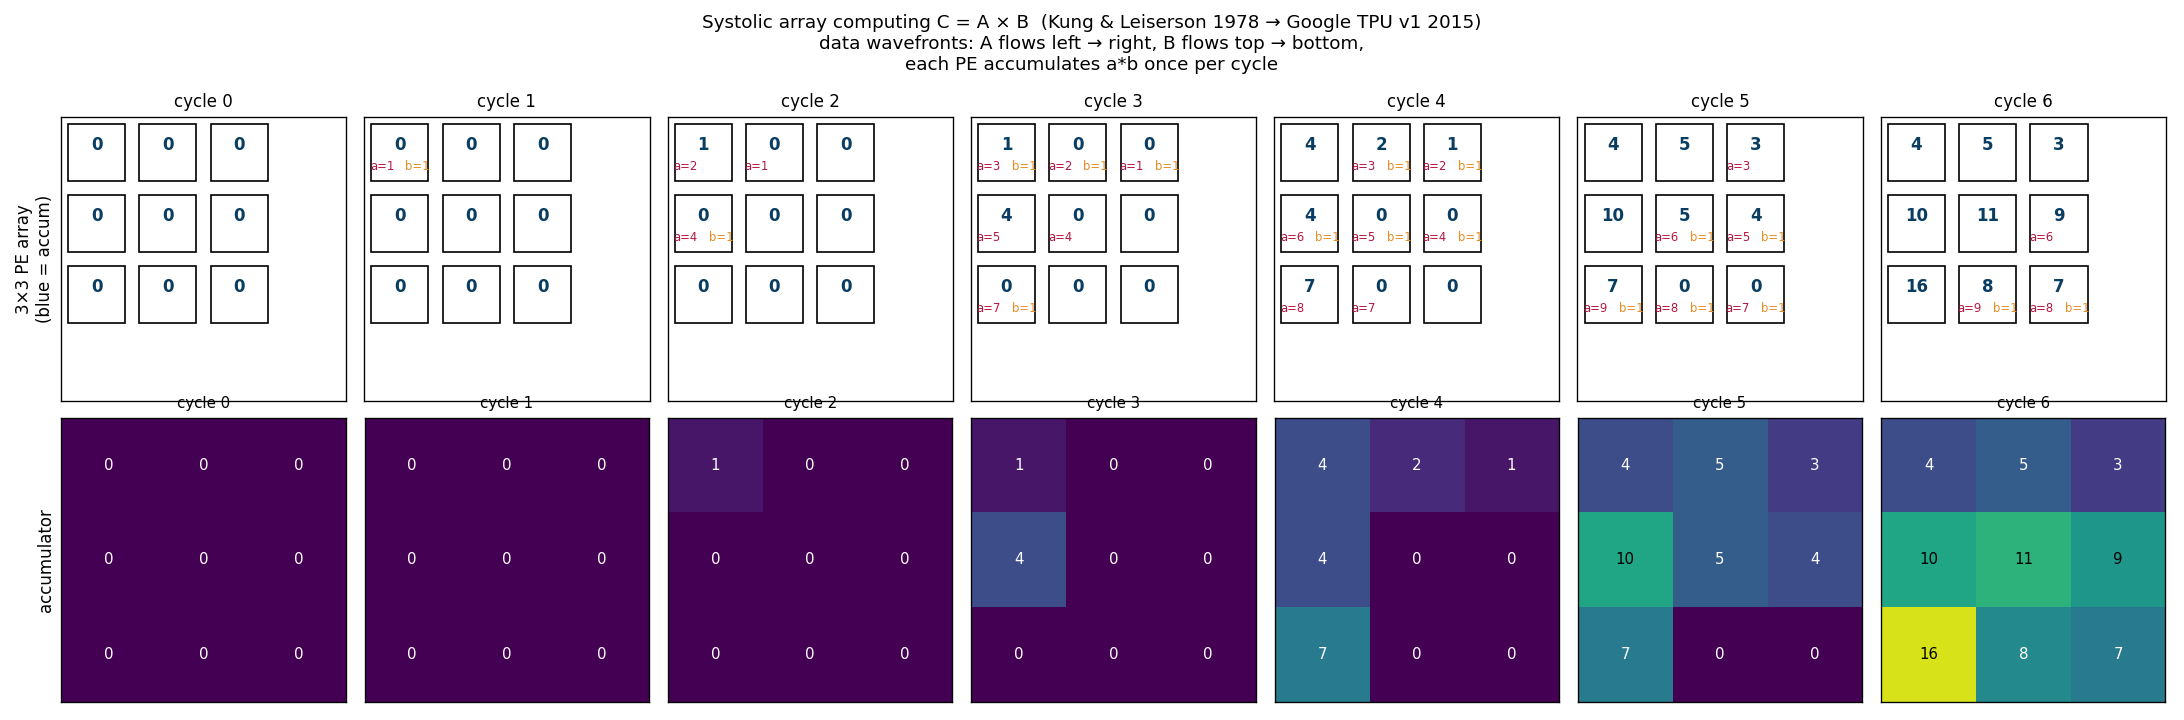

Write Python code to recreate this figure.
"""
Chapter 7.3 - The systolic array: how Google's TPU computes 65,536 MACs in parallel.

Phenomenon
----------
H.T. Kung & Charles Leiserson published "Systolic Arrays for VLSI" in 1978.
The idea: arrange a grid of simple processing elements (PEs), each
multiplying-and-accumulating; the data flows through them like blood
through a heart (hence "systolic").  Result: a matrix multiply
in O(n) time on n^2 PEs, with each datum read from memory exactly once.

40 years later, Google built the TPU v1 (2015, deployed 2016) around a
256x256 systolic array of int8 multiply-accumulators — the same idea Kung
described, scaled up.  This is the central engine of every Transformer
inference at Google.

We compute C = A x B (3x3) on a 3x3 systolic array, snapshot every cycle,
verify the result against torch.matmul, and visualize the data wavefronts.
"""
import numpy as np
import torch
import matplotlib.pyplot as plt
import os

torch.set_default_dtype(torch.float32)

# ---------- 3x3 matrices ----------
N = 3
A = torch.tensor([[1., 2., 3.],
                  [4., 5., 6.],
                  [7., 8., 9.]])
B = torch.tensor([[1., 0., 1.],
                  [0., 1., 1.],
                  [1., 1., 0.]])

# ---------- Systolic schedule ----------
# A streams in from the left, one row at a time, with a staggered delay so that
# row i enters i cycles late.  B streams in from the top, one column at a time,
# similarly staggered.  Each PE accumulates a*b every cycle.
n_cycles = 3 * N - 2
A_in = torch.zeros((N, n_cycles))   # A_in[i, t] = element fed into row i at cycle t
B_in = torch.zeros((N, n_cycles))   # B_in[j, t] = element fed into column j at cycle t

for i in range(N):
    for k in range(N):
        A_in[i, i + k] = A[i, k]
for j in range(N):
    for k in range(N):
        B_in[j, j + k] = B[k, j]

# ---------- Simulate cycle by cycle ----------
# PEs hold (a_local, b_local, accum)
# At each cycle: each PE accumulates a*b, then propagates a to the right and b down.
PE = np.zeros((N, N))                # accumulators
A_grid = np.zeros((N, N))            # current 'a' value passing through PE
B_grid = np.zeros((N, N))
snapshots = []
for t in range(n_cycles):
    # Insert new inputs at column 0 / row 0 boundary
    A_in_col = A_in[:, t].numpy()    # length N, one per row
    B_in_row = B_in[:, t].numpy()    # length N, one per column

    # Snapshot of current state BEFORE this cycle's compute
    snapshots.append({"PE": PE.copy(), "A": A_grid.copy(), "B": B_grid.copy(), "t": t})

    # Compute: each PE multiplies its current a*b and adds to accumulator
    PE = PE + A_grid * B_grid

    # Shift A grid right by one (data leaves the right edge), B grid down by one
    new_A = np.zeros_like(A_grid)
    new_B = np.zeros_like(B_grid)
    new_A[:, 1:] = A_grid[:, :-1]
    new_B[1:, :] = B_grid[:-1, :]
    # Inject new boundary inputs
    new_A[:, 0] = A_in_col
    new_B[0, :] = B_in_row
    A_grid = new_A
    B_grid = new_B

snapshots.append({"PE": PE.copy(), "A": A_grid.copy(), "B": B_grid.copy(), "t": n_cycles})

# Verify against torch.matmul
C_ref = (A @ B).numpy()
print("systolic C =\n", PE)
print("torch.matmul C =\n", C_ref)
assert np.allclose(PE, C_ref), "systolic result should match torch.matmul"

# ---------- Plot ----------
n_show = min(7, len(snapshots))
fig, axes = plt.subplots(2, n_show, figsize=(2.6 * n_show, 6))
for col, snap in enumerate(snapshots[:n_show]):
    ax = axes[0, col]
    ax.set_title(f"cycle {snap['t']}", fontsize=10)
    ax.set_xticks([]); ax.set_yticks([])
    ax.set_xlim(-0.5, N + 0.5); ax.set_ylim(-0.5, N + 0.5)
    ax.invert_yaxis()
    # Draw the grid of PEs
    for i in range(N):
        for j in range(N):
            ax.add_patch(plt.Rectangle((j - 0.4, i - 0.4), 0.8, 0.8,
                                       fill=False, edgecolor="black"))
            ax.text(j, i - 0.1, f"{snap['PE'][i,j]:.0f}", ha="center", va="center",
                    fontsize=10, color="#0a3d62", weight="bold")
            if abs(snap["A"][i, j]) > 1e-6:
                ax.text(j - 0.25, i + 0.2, f"a={snap['A'][i,j]:.0f}", ha="center", va="center",
                        fontsize=7, color="#b71540")
            if abs(snap["B"][i, j]) > 1e-6:
                ax.text(j + 0.25, i + 0.2, f"b={snap['B'][i,j]:.0f}", ha="center", va="center",
                        fontsize=7, color="#e58e26")
    if col == 0:
        ax.set_ylabel("3×3 PE array\n(blue = accum)")

# Bottom row: heatmaps of the accumulator state (more visual)
for col, snap in enumerate(snapshots[:n_show]):
    ax = axes[1, col]
    im = ax.imshow(snap["PE"], cmap="viridis", vmin=0, vmax=PE.max())
    for i in range(N):
        for j in range(N):
            ax.text(j, i, f"{snap['PE'][i,j]:.0f}", ha="center", va="center",
                    color="white" if snap["PE"][i,j] < PE.max()/2 else "black", fontsize=9)
    ax.set_xticks([]); ax.set_yticks([])
    if col == 0:
        ax.set_ylabel("accumulator")
    ax.set_title(f"cycle {snap['t']}", fontsize=9)

fig.suptitle("Systolic array computing C = A × B  (Kung & Leiserson 1978 → Google TPU v1 2015)\n"
             "data wavefronts: A flows left → right, B flows top → bottom,\n"
             "each PE accumulates a*b once per cycle",
             fontsize=11)
fig.tight_layout()
out_path = os.path.join(os.path.dirname(__file__), "systolic_array_animation.png")
fig.savefig(out_path, dpi=120)
print(f"saved {out_path}")
